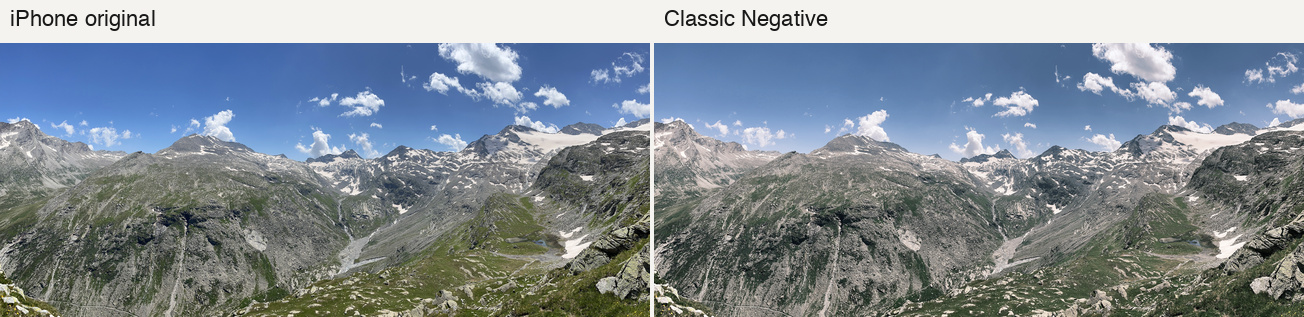
#> input picture converter/iphone-example.jpg, 1304 x 317 px
$ python render.py iphone-example.jpg out.png
#> lines starting #> are read from the running program, lines starting #| are printed output that depends on the picture
#> (reads converter/filmset-classneg.npz from the repository)
#> in read_rgb, source is the input picture: PIL image 1304x317 RGB; mean R, G, B 130.7, 141, 149.7
### converter/foreground.py
"""Detect salient foreground on the original image, including non-human subjects."""
from functools import lru_cache
from pathlib import Path

import numpy as np
from PIL import Image


@lru_cache(maxsize=1)
def session():
    import onnxruntime as ort
    model = Path(__file__).resolve().parents[1] / "docs/vendor/foreground/u2netp.onnx"
    options = ort.SessionOptions()
    options.intra_op_num_threads = 2
    return ort.InferenceSession(str(model), options, providers=["CPUExecutionProvider"])


def foreground_mask(image):
    rgb = np.asarray(image.resize((320, 320), Image.Resampling.BILINEAR), dtype=np.float32)
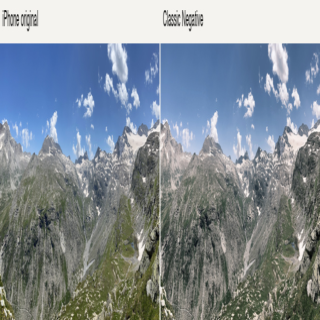
#> rgb: shape (320, 320, 3) float32; mean R, G, B 130.7, 141, 149.6
    rgb /= max(float(rgb.max()), 1)
    rgb -= np.array([0.485, 0.456, 0.406], dtype=np.float32)
    rgb /= np.array([0.229, 0.224, 0.225], dtype=np.float32)
    engine = session()
    inputs = {engine.get_inputs()[0].name: rgb.transpose(2, 0, 1)[None]}
    scores = engine.run([engine.get_outputs()[0].name], inputs)[0][0, 0]
    mask = Image.fromarray(np.rint(scores.clip(0, 1) * 255).astype(np.uint8))
    return mask.resize(image.size, Image.Resampling.BILINEAR)

### converter/render.py
"""Render a full-resolution SDR image with a trained color lookup table."""
import argparse
import io
import json
from pathlib import Path
import subprocess
import tempfile

import numpy as np
from PIL import Image, ImageCms, ImageFilter, ImageOps

SRGB = ImageCms.ImageCmsProfile(ImageCms.createProfile("sRGB"))
MODEL = Path(__file__).with_name("filmset-classneg.npz")


def read_rgb(path):
    path = Path(path)
    if path.suffix.lower() in {".heic", ".heif"}:
        with tempfile.TemporaryDirectory() as temp:
            png = Path(temp) / "decoded.png"
            subprocess.run(["sips", "-s", "format", "png", str(path), "--out", str(png)],
                           stdout=subprocess.DEVNULL, check=True)
            return read_rgb(png)
    with Image.open(path) as source:
        return to_srgb(source)


def to_srgb(source):
    image = ImageOps.exif_transpose(source).convert("RGB")
    profile = source.info.get("icc_profile")
    if profile:
        original = ImageCms.ImageCmsProfile(io.BytesIO(profile))
        image = ImageCms.profileToProfile(image, original, SRGB, outputMode="RGB")
    image.info.clear()
    return image


def gold_adjustment(image, curves):
    values = np.arange(256)
    channels = [np.interp(values, anchors, outputs) for anchors, outputs in curves]
    return image.point(np.round(np.concatenate(channels)).clip(0, 255).astype(int).tolist())


def context(image):
    rgb = np.asarray(image.resize((64, 64), Image.Resampling.BOX), dtype=np.float32) / 255
    lum = rgb @ np.array([0.2126, 0.7152, 0.0722], dtype=np.float32)
    return np.array([lum.mean(), lum.std(), (rgb[..., 0] - rgb[..., 2]).mean()])


def features(rgb):
    # Smooth, overlapping color neighborhoods plus an affine term.
    axis = np.linspace(0, 1, 4, dtype=np.float32)
    centers = np.stack(np.meshgrid(axis, axis, axis, indexing="ij"), axis=-1).reshape(-1, 3)
    distances = ((rgb[:, None, :] - centers[None, :, :]) ** 2).sum(axis=2)
    return np.column_stack((np.ones(len(rgb), dtype=np.float32), rgb,
                            np.exp(-distances / (2 * 0.24 ** 2))))


def render(image, model, variant):
    table = model["fixed"]
    if variant == "adaptive":
        descriptor = (context(image) - model["mean"]) / model["scale"]
        table = model["adaptive_base"] + np.tensordot(np.clip(descriptor, -3, 3), model["adjustments"], axes=1)
    elif variant != "fixed":
        raise ValueError(f"Unknown variant: {variant}")
    lut = ImageFilter.Color3DLUT(int(model["size"]), np.clip(table, 0, 1).astype("float32"))
    return image.filter(lut)


def selective_render(image, model, variant, curves=None, mask=None):
    from foreground import foreground_mask
    if mask is None:
        mask = foreground_mask(image)
    one = render(image, model, variant)
    if curves is not None:
        one = gold_adjustment(one, curves)
    two = render(one, model, variant)
    if curves is not None:
        two = gold_adjustment(two, curves)
    return Image.composite(one, two, mask)


def save_rgb(image, path):
    path = Path(path)
    options = {"icc_profile": SRGB.tobytes()}
    if path.suffix.lower() in {".jpg", ".jpeg"}:
        options.update(quality=95, subsampling=0)
    image.save(path, **options)


if __name__ == "__main__":
    parser = argparse.ArgumentParser(description=__doc__)
    parser.add_argument("input", type=Path)
    parser.add_argument("output", type=Path)
    parser.add_argument("--variant", choices=["fixed", "adaptive"], default="adaptive")
    parser.add_argument("--model", type=Path, default=MODEL)
    parser.add_argument("--gold", action="store_true",
                        help="Apply the experimental unpaired DigitalFilm color adjustment after the adaptive LUT")
    args = parser.parse_args()
    if args.gold and args.variant != "adaptive":
        parser.error("--gold requires --variant adaptive")
    if args.input.resolve() == args.output.resolve():
        parser.error("Choose a separate output path.")
    curves = None
    if args.gold:
        curves = json.loads(Path(__file__).with_name("digitalfilm-gold.json").read_text())["curves"]
    with np.load(args.model) as model:
#> (the run stopped early here; a loop or call above may not have finished)
